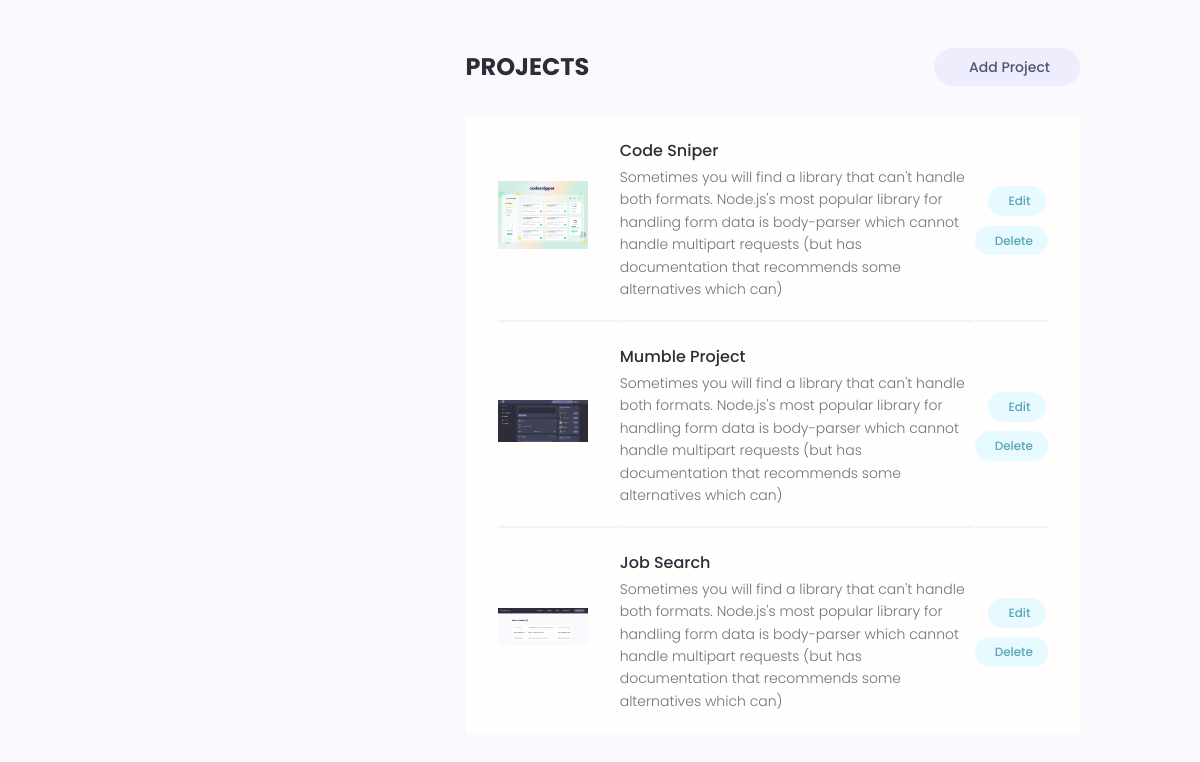
Page /account/ (signed in, lower part) on the earlier database version.
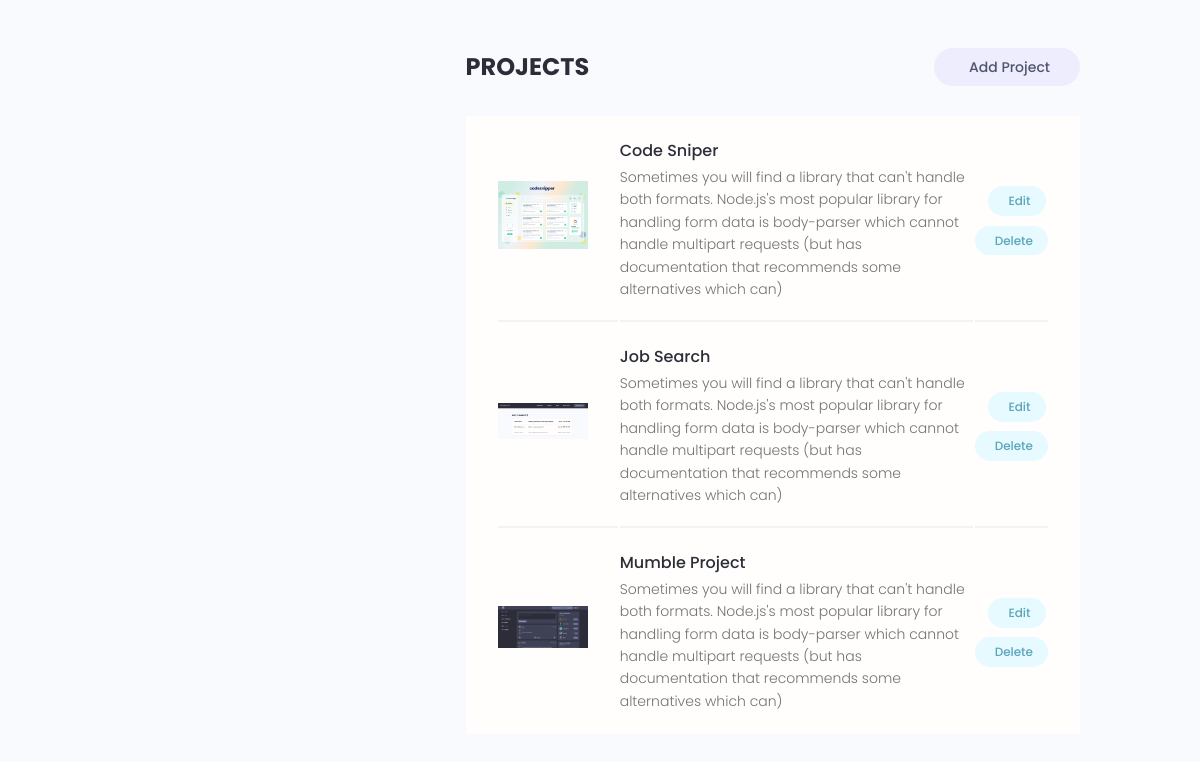
Same page on the later database version.
### projects/models.py (models this page shows, shortened)
class Project(models.Model):
    owner = models.ForeignKey(Profile, on_delete=models.SET_NULL, null=True, blank=True)
    title = models.CharField(max_length=200)
    description = models.TextField(null=True, blank=True)
    demo_link = models.CharField(max_length=2000, null=True, blank=True)
    source_link = models.CharField(max_length=2000, null=True, blank=True)
    featured_image = models.ImageField(null=True, blank=True, default="default.jpg")
    tags = models.ManyToManyField('Tag', blank=True)
    vote_total = models.IntegerField(default=0, null=True, blank=True)
    vote_ratio = models.IntegerField(default=0, null=True, blank=True)
    created = models.DateTimeField(auto_now_add=True)
    id = models.UUIDField(default=uuid.uuid4, unique=True, primary_key=True, editable=False)
    def __str__(self):
        return self.title
    @property
    def imageURL(self):
        try:
            url = self.featured_image.url
        except:
            url = "/images/default.jpg"
        return url
    class Meta:
        ordering = ['-vote_ratio', '-vote_total', 'title']      # -created to display newest

### users/views.py (the view)
# urls.py: path('account/', views.userAccount, name="account"),
@login_required(login_url="login")
def userAccount(request):
    profile = request.user.profile
    skills = profile.skill_set.all()
    projects = profile.project_set.all()
    context = {"profile": profile, "skills": skills, "projects": projects}
    return render(request, "users/account.html", context)

### users/templates/users/account.html (shortened to what this page needs)
{% extends 'main.html' %}
{% block content %}
    <main class="settingsPage profile my-md">
      <div class="container">
        <div class="layout">
          <div class="column column--1of3">
          </div>
          <div class="column column--2of3">
            <div class="settings">
              <h3 class="settings__title">Projects</h3>
              <a class="tag tag--pill tag--sub settings__btn tag--lg" href="{% url 'create-project' %}"> Add Project</a>
            </div>
            <table class="settings__table">
              {% for project in projects %}
              <tr>
                <td class="settings__thumbnail">
                  <a href="{% url 'project' project.id %}"><img src="{{ project.imageURL }}" alt="Project Thumbnail" /></a>
                </td>
                <td class="settings__tableInfo">
                  <a href="{% url 'project' project.id %}">{{ project }}</a>
                  <p>
                    {{ project.description }}
                  </p>
                </td>
                <td class="settings__tableActions">
                  <a class="tag tag--pill tag--main settings__btn" href="{% url 'update-project' project.id %}"> Edit</a>
                  <a class="tag tag--pill tag--main settings__btn" href="{% url 'delete-project' project.id %}?next=/account">
                    Delete</a>
                </td>
              </tr>
              {% endfor %}
            </table>
          </div>
        </div>
      </div>
    </main>
{% endblock %}

Differences in the rows shown:
changed Project "Job Search": moves up the list
